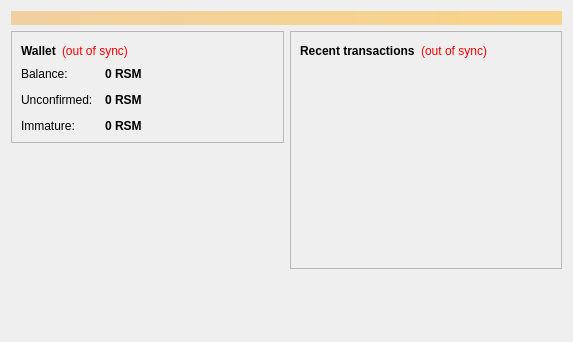
<?xml version="1.0" encoding="UTF-8"?>
<ui version="4.0">
 <class>OverviewPage</class>
 <widget class="QWidget" name="OverviewPage">
  <property name="geometry">
   <rect>
    <x>0</x>
    <y>0</y>
    <width>573</width>
    <height>342</height>
   </rect>
  </property>
  <property name="windowTitle">
   <string>Form</string>
  </property>
  <layout class="QVBoxLayout" name="topLayout">
   <item>
    <widget class="QLabel" name="labelAlerts">
     <property name="visible">
      <bool>false</bool>
     </property>
     <property name="styleSheet">
      <string notr="true">background-color: qlineargradient(x1: 0, y1: 0, x2: 1, y2: 0, stop:0 #F0D0A0, stop:1 #F8D488); color:#000000;</string>
     </property>
     <property name="wordWrap">
      <bool>true</bool>
     </property>
     <property name="margin">
      <number>3</number>
     </property>
    </widget>
   </item>
   <item>
    <layout class="QHBoxLayout" name="horizontalLayout" stretch="1,1">
     <item>
      <layout class="QVBoxLayout" name="verticalLayout_2">
       <item>
        <widget class="QFrame" name="frame">
         <property name="frameShape">
          <enum>QFrame::StyledPanel</enum>
         </property>
         <property name="frameShadow">
          <enum>QFrame::Raised</enum>
         </property>
         <layout class="QVBoxLayout" name="verticalLayout_4">
          <item>
           <layout class="QHBoxLayout" name="horizontalLayout_4">
            <item>
             <widget class="QLabel" name="label_5">
              <property name="font">
               <font>
                <weight>75</weight>
                <bold>true</bold>
               </font>
              </property>
              <property name="text">
               <string>Wallet</string>
              </property>
             </widget>
            </item>
            <item>
             <widget class="QLabel" name="labelWalletStatus">
              <property name="toolTip">
               <string>The displayed information may be out of date. Your wallet automatically synchronizes with the Rockeysand network after a connection is established, but this process has not completed yet.</string>
              </property>
              <property name="styleSheet">
               <string notr="true">QLabel { color: red; }</string>
              </property>
              <property name="text">
               <string notr="true">(out of sync)</string>
              </property>
              <property name="alignment">
               <set>Qt::AlignLeading|Qt::AlignLeft|Qt::AlignVCenter</set>
              </property>
             </widget>
            </item>
            <item>
             <spacer name="horizontalSpacer_2">
              <property name="orientation">
               <enum>Qt::Horizontal</enum>
              </property>
              <property name="sizeHint" stdset="0">
               <size>
                <width>40</width>
                <height>20</height>
               </size>
              </property>
             </spacer>
            </item>
           </layout>
          </item>
          <item>
           <layout class="QFormLayout" name="formLayout_2">
            <property name="fieldGrowthPolicy">
             <enum>QFormLayout::AllNonFixedFieldsGrow</enum>
            </property>
            <property name="horizontalSpacing">
             <number>12</number>
            </property>
            <property name="verticalSpacing">
             <number>12</number>
            </property>
            <item row="0" column="0">
             <widget class="QLabel" name="label">
              <property name="text">
               <string>Balance:</string>
              </property>
             </widget>
            </item>
            <item row="0" column="1">
             <widget class="QLabel" name="labelBalance">
              <property name="font">
               <font>
                <weight>75</weight>
                <bold>true</bold>
               </font>
              </property>
              <property name="cursor">
               <cursorShape>IBeamCursor</cursorShape>
              </property>
              <property name="toolTip">
               <string>Your current balance</string>
              </property>
              <property name="text">
               <string notr="true">0 RSM</string>
              </property>
              <property name="textInteractionFlags">
               <set>Qt::LinksAccessibleByMouse|Qt::TextSelectableByKeyboard|Qt::TextSelectableByMouse</set>
              </property>
             </widget>
            </item>
            <item row="1" column="0">
             <widget class="QLabel" name="label_3">
              <property name="text">
               <string>Unconfirmed:</string>
              </property>
             </widget>
            </item>
            <item row="1" column="1">
             <widget class="QLabel" name="labelUnconfirmed">
              <property name="font">
               <font>
                <weight>75</weight>
                <bold>true</bold>
               </font>
              </property>
              <property name="cursor">
               <cursorShape>IBeamCursor</cursorShape>
              </property>
              <property name="toolTip">
               <string>Total of transactions that have yet to be confirmed, and do not yet count toward the current balance</string>
              </property>
              <property name="text">
               <string notr="true">0 RSM</string>
              </property>
              <property name="textInteractionFlags">
               <set>Qt::LinksAccessibleByMouse|Qt::TextSelectableByKeyboard|Qt::TextSelectableByMouse</set>
              </property>
             </widget>
            </item>
            <item row="2" column="0">
             <widget class="QLabel" name="labelImmatureText">
              <property name="text">
               <string>Immature:</string>
              </property>
             </widget>
            </item>
            <item row="2" column="1">
             <widget class="QLabel" name="labelImmature">
              <property name="font">
               <font>
                <weight>75</weight>
                <bold>true</bold>
               </font>
              </property>
              <property name="toolTip">
               <string>Mined balance that has not yet matured</string>
              </property>
              <property name="text">
               <string notr="true">0 RSM</string>
              </property>
              <property name="textInteractionFlags">
               <set>Qt::LinksAccessibleByMouse|Qt::TextSelectableByKeyboard|Qt::TextSelectableByMouse</set>
              </property>
             </widget>
            </item>
           </layout>
          </item>
         </layout>
        </widget>
       </item>
       <item>
        <spacer name="verticalSpacer">
         <property name="orientation">
          <enum>Qt::Vertical</enum>
         </property>
         <property name="sizeHint" stdset="0">
          <size>
           <width>20</width>
           <height>40</height>
          </size>
         </property>
        </spacer>
       </item>
      </layout>
     </item>
     <item>
      <layout class="QVBoxLayout" name="verticalLayout_3">
       <item>
        <widget class="QFrame" name="frame_2">
         <property name="frameShape">
          <enum>QFrame::StyledPanel</enum>
         </property>
         <property name="frameShadow">
          <enum>QFrame::Raised</enum>
         </property>
         <layout class="QVBoxLayout" name="verticalLayout">
          <item>
           <layout class="QHBoxLayout" name="horizontalLayout_2">
            <item>
             <widget class="QLabel" name="label_4">
              <property name="text">
               <string>&lt;b&gt;Recent transactions&lt;/b&gt;</string>
              </property>
             </widget>
            </item>
            <item>
             <widget class="QLabel" name="labelTransactionsStatus">
              <property name="toolTip">
               <string>The displayed information may be out of date. Your wallet automatically synchronizes with the Rockeysand network after a connection is established, but this process has not completed yet.</string>
              </property>
              <property name="styleSheet">
               <string notr="true">QLabel { color: red; }</string>
              </property>
              <property name="text">
               <string notr="true">(out of sync)</string>
              </property>
              <property name="alignment">
               <set>Qt::AlignRight|Qt::AlignTrailing|Qt::AlignVCenter</set>
              </property>
             </widget>
            </item>
            <item>
             <spacer name="horizontalSpacer">
              <property name="orientation">
               <enum>Qt::Horizontal</enum>
              </property>
              <property name="sizeHint" stdset="0">
               <size>
                <width>40</width>
                <height>20</height>
               </size>
              </property>
             </spacer>
            </item>
           </layout>
          </item>
          <item>
           <widget class="QListView" name="listTransactions">
            <property name="styleSheet">
             <string notr="true">QListView { background: transparent; }</string>
            </property>
            <property name="frameShape">
             <enum>QFrame::NoFrame</enum>
            </property>
            <property name="verticalScrollBarPolicy">
             <enum>Qt::ScrollBarAlwaysOff</enum>
            </property>
            <property name="horizontalScrollBarPolicy">
             <enum>Qt::ScrollBarAlwaysOff</enum>
            </property>
            <property name="selectionMode">
             <enum>QAbstractItemView::NoSelection</enum>
            </property>
           </widget>
          </item>
         </layout>
        </widget>
       </item>
       <item>
        <spacer name="verticalSpacer_2">
         <property name="orientation">
          <enum>Qt::Vertical</enum>
         </property>
         <property name="sizeHint" stdset="0">
          <size>
           <width>20</width>
           <height>40</height>
          </size>
         </property>
        </spacer>
       </item>
      </layout>
     </item>
    </layout>
   </item>
  </layout>
 </widget>
 <resources/>
 <connections/>
</ui>
